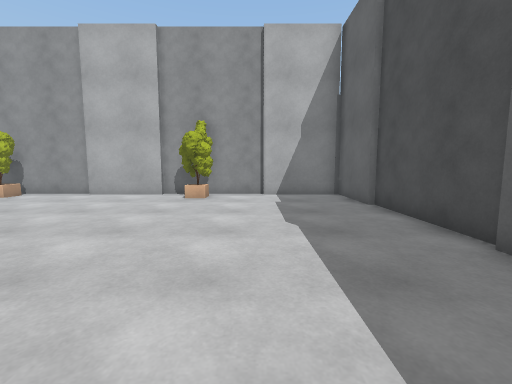
[1] (above)

18 first-person views from a walk through a 3-D level made in the Unity game engine. The camera is 1.2 m above the floor, tilts 6° down and sees 90° across. The floor is counted in squares, 1 m on a side. Each view is taken from the middle of a square. On the plan, view 1 faces up. The plan holds only what a view shows up to about 12 squares ahead; the rest is blank. The player is left out. Surface patterns are stand-ins for the level's own textures.

[2]
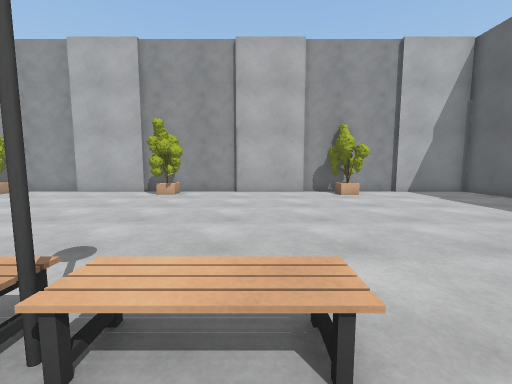

[3]
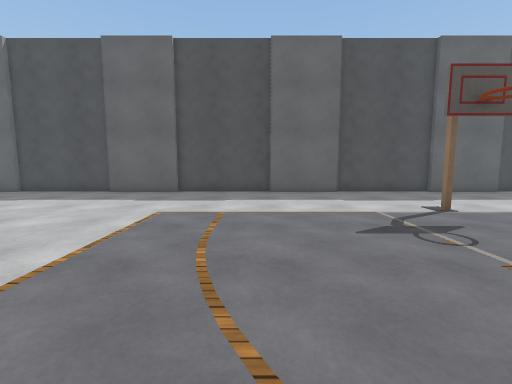

[4]
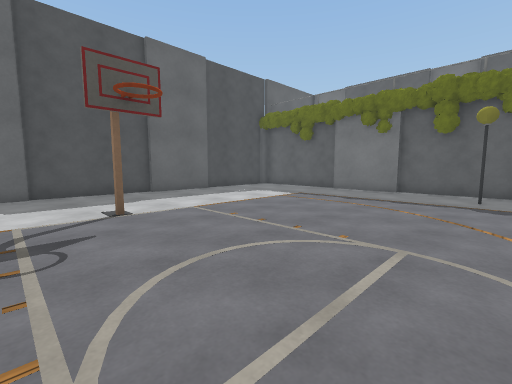

[5]
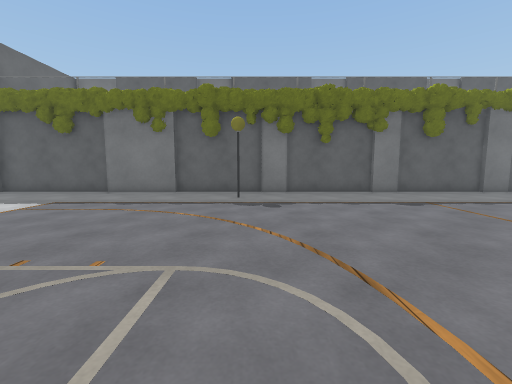

[6]
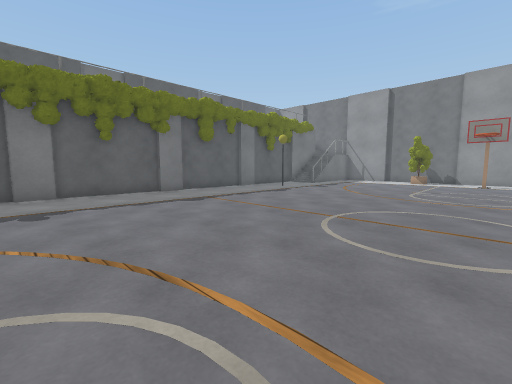

[7]
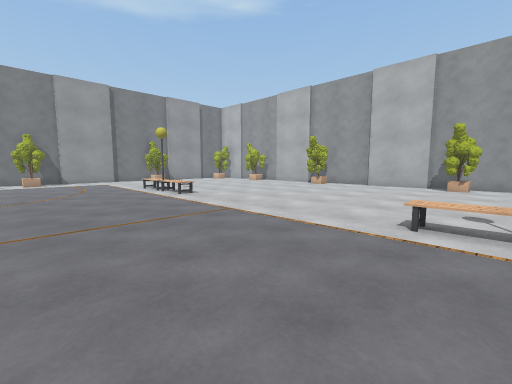

[8]
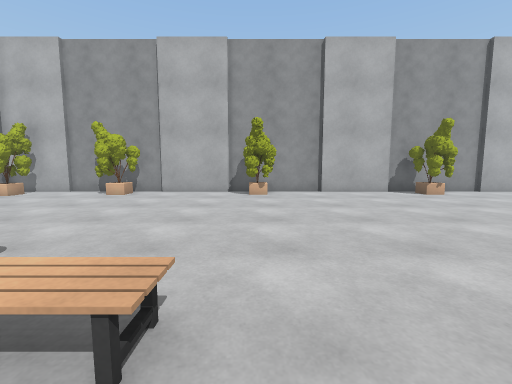

[9]
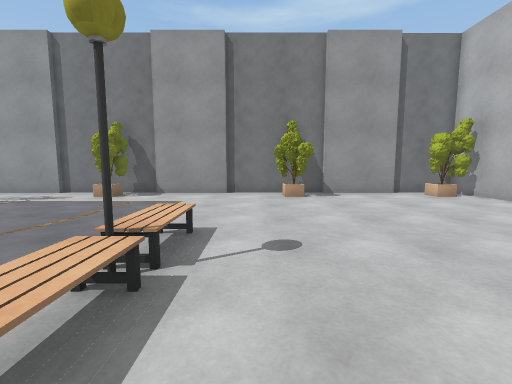

[10]
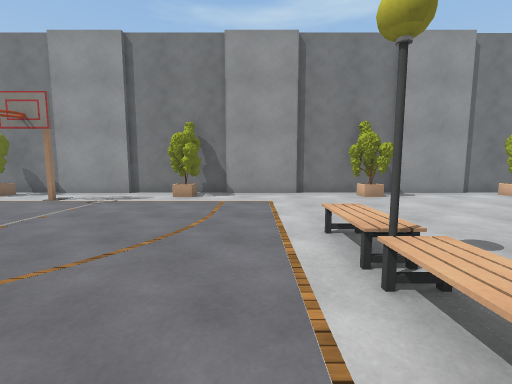

[11]
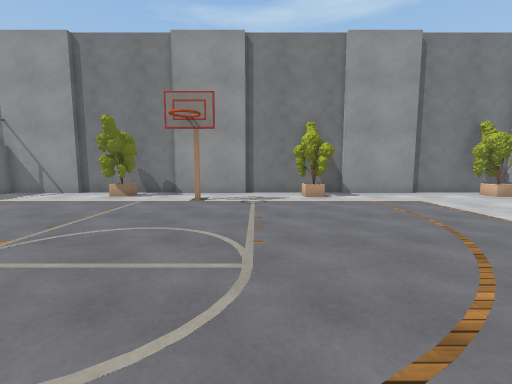

[12]
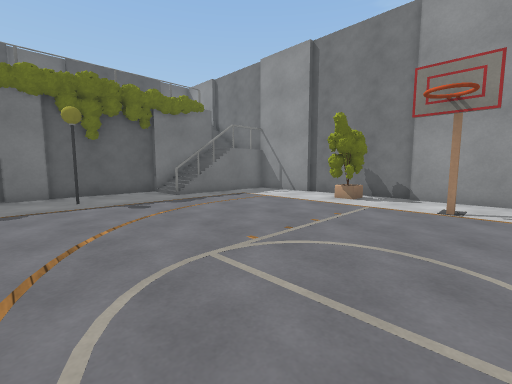

[13]
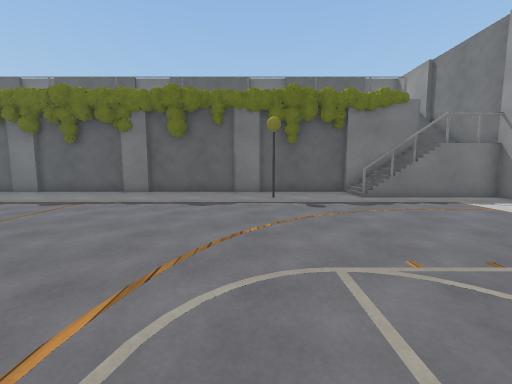

[14]
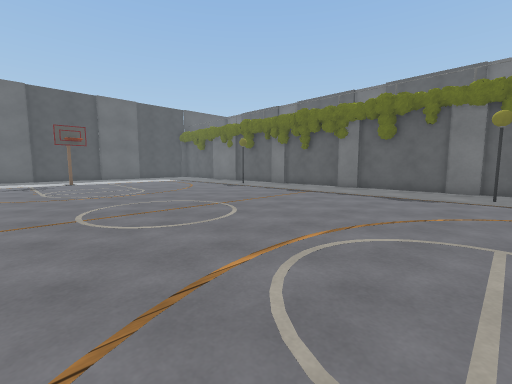

[15]
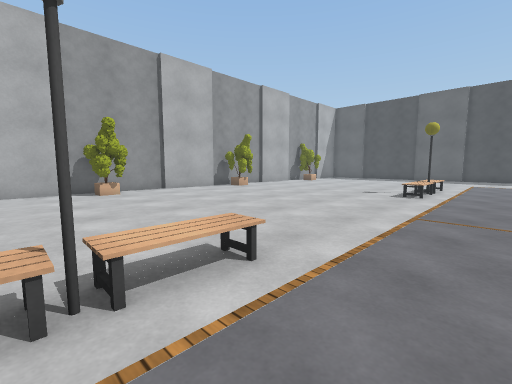

[16]
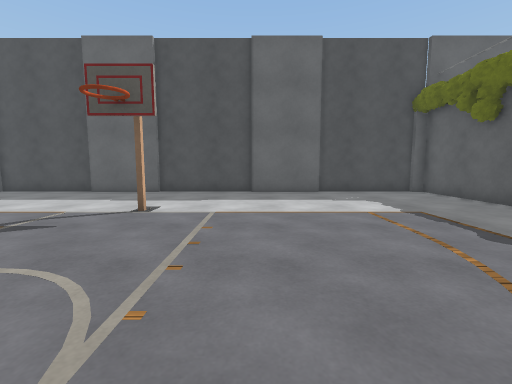

[17]
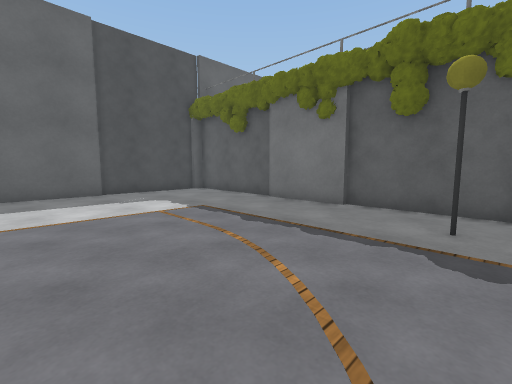

[18]
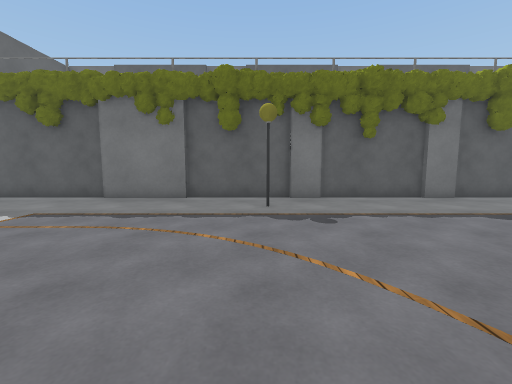

### Floor plan
Points are (right, up) in squares from view 1. A wall is a line through its corners. A room is listed if a view was taken in it or the views show most of it. See-through windows are left out.
Room 1 (views 1, 2, 3, 4, 5, 6, 7, 8, 9, 10, 11, 12, 13, 14, 15, 16, 17, 18)
walls: (-14.4, -18.3) (-13.1, -18.3); (-11, 10.5) (-14.1, 10.5); (-9.4, -18.3) (-8.2, -18.3); (-13.1, -18.5) (-9.2, -18.5); (-11.4, -18.8) (-3.1, -18.8); (-14, 10.7) (-18.2, 10.7); (-8.1, -18.5) (-4.6, -18.5); (-6.8, 10.7) (-11.1, 10.7); (3.6, -3.6) (3.6, 0.6); (3.4, -6.8) (3.4, -3.6); (-18, -18.5) (-14.2, -18.5); (-18.1, 10.5) (-21.2, 10.5); (-19.2, -18.3) (-18, -18.3); (3.4, 0.5) (3.4, 3.6); (-4.5, -18.3) (-1.4, -18.3); (-28, -6.4) (-28, -9.5); (-28.2, -2.2) (-28.2, -6.5); (-3.8, 10.5) (-6.9, 10.5); (-28, 0.8) (-28, -2.4); (-20.1, -18.8) (-18, -18.8); (3.6, -10.9) (3.6, -6.6); (-28.2, -9.4) (-28.2, -13.6); (-21.2, 10.7) (-25.5, 10.7); (3.6, 3.6) (3.6, 7.8); (-1.4, -18.5) (3.4, -18.5) (3.4, -18); (-25.4, -16.3) (-23, -16.6); (-23, -18.5) (-19.2, -18.5); (3.4, -13.9) (3.4, -10.8); (-28.2, 5) (-28.2, 0.8); (-28, -13.5) (-28, -16.5) (-26, -16.5); (-25.9, -16.7) (-24.1, -16.4) (-23.7, -16.7); (0.2, -18.8) (1.6, -18.8); (0.4, 10.7) (-3.9, 10.7); (3.4, 7.6) (3.4, 10.5) (0.2, 10.5); (-25.4, 10.5) (-28.2, 10.5) (-28.2, 8); (-28, 8) (-28, 4.9); (3.6, -18.1) (3.6, -13.8)
objects: other object (-27, -12) to (-26, -11); other object (-27, -4) to (-26, -3); other object (-27, 3) to (-26, 4); other object (-27, 9) to (-26, 10); other object (-23, 9) to (-22, 10); other object (-17, 9) to (-16, 10); other object (-10, 9) to (-9, 10); other object (-3, 9) to (-2, 10)

Positions as (right, up) in squares from view 1, and headings:
1: (0, 0), facing up
2: (-6, -1), facing up
3: (-8, -3), facing right
4: (-8, -6), facing down-right
5: (-8, -7), facing down
6: (-8, -7), facing down-left
7: (-8, -5), facing up-left
8: (-17, -1), facing up
9: (-17, 2), facing left
10: (-17, -1), facing left
11: (-17, -6), facing left
12: (-18, -7), facing down-left
13: (-19, -7), facing down
14: (-20, -5), facing down-right
15: (-20, -2), facing up-right
16: (-8, -11), facing right
17: (-8, -11), facing down-right
18: (-7, -9), facing down
